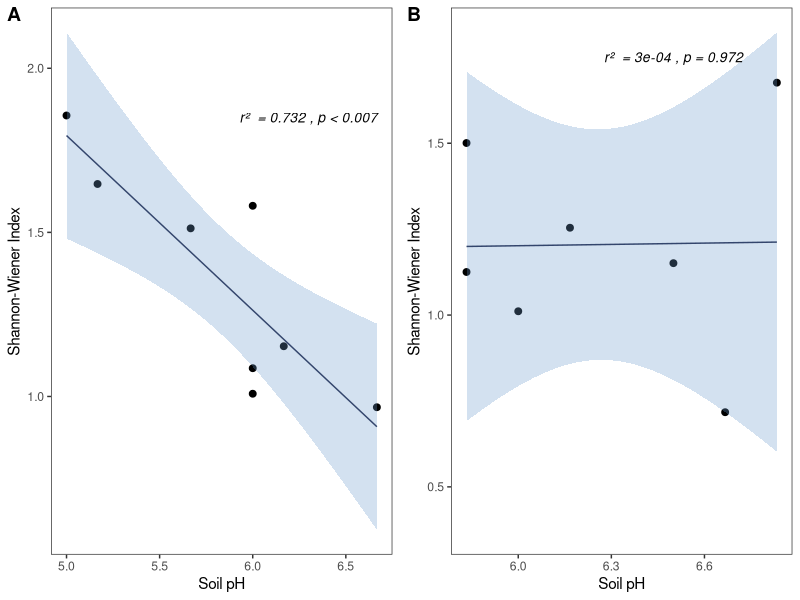
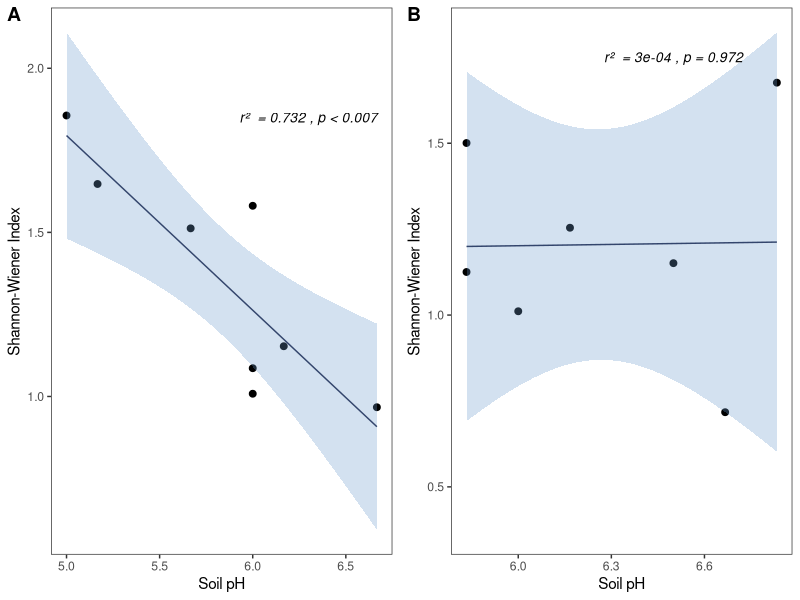

The R script that drew these images, in order: (Note: this script raises an error after producing the figures.)
## ======================================================================== ##
# Performing statistical analysis on cleaned data and generating figures for
# final paper.
#
# Date : March 20, 2025
# Persons most responsible : Zach Taylor
## ======================================================================== ##
library(tidyverse)
library(cowplot)
library(readr)
library(here)
library(lme4)
library(lmerTest)

holly_data <- read_csv(here::here("data", "holly_plot_stats.csv"))
ivy_data <- read_csv(here::here("data", "ivy_plot_stats.csv"))


##### ANALYSIS 1 : Soil pH and diversity #####
# Pearson correlation between mean site pH and site shannon diversity for noth 
# English Holly and English Ivy

holly_pearson <- cor.test(holly_data$pH_mean, holly_data$shannon_wiener_index, method = "pearson")
ivy_pearson <- cor.test(ivy_data$pH_mean, ivy_data$shannon_wiener_index, method = "pearson")

holly_ph_plot <- ggplot(holly_data, aes(x=pH_mean, y=shannon_wiener_index)) +
  geom_point(size = 2) +
  stat_smooth(method = "lm", col = "#33456c", linewidth = 0.5, fill = "#6c9ccd", alpha = 0.3) +
  theme_bw() + 
  annotate("text", x = 6.3, y = 1.85, fontface = 'italic', size = 3.5,
           label = paste("r²  =", round(holly_pearson$estimate**2, 3), ", p <",
                         round(holly_pearson$p.value, 3))) + 
  xlab("Soil pH") + 
  ylab("Shannon-Wiener Index") + 
  theme(
    panel.grid.major = element_blank(),
    panel.grid.minor = element_blank()
  )

ivy_ph_plot <- ggplot(ivy_data, aes(x=pH_mean, y=shannon_wiener_index)) +
  geom_point(size = 2) +
  stat_smooth(method = "lm", col = "#33456c", linewidth = 0.5, fill = "#6c9ccd", na.rm = T, alpha = 0.3) +
  theme_bw() + 
  annotate("text", x = 6.5, y = 1.75, fontface = 'italic', size = 3.5,
           label = paste("r²  =", round(ivy_pearson$estimate**2, 4), ", p =",
                         round(ivy_pearson$p.value, 3))) + 
  xlab("Soil pH") + 
  ylab("Shannon-Wiener Index") + 
  theme(
    panel.grid.major = element_blank(),
    panel.grid.minor = element_blank()
  )

diversity_ph_plots <- plot_grid(holly_ph_plot, ivy_ph_plot, labels = "AUTO")
ggsave(here::here("figures", "diversty_ph_correlation.png"))

diversity_ph_plots

##### ANALYSIS 2 : pH in invaded vs control sites #####
#   investigating how pH varies 
# between control and invaded sites for both English Holly and English Ivy

# might be better and simple to use ANOVA, gives a better p value but doesn't ]
# take into account repeated measurements in same plot. Is it important to
# take into account within plot variation

# convert pH data to long format
holly_data_long <- holly_data %>%
  pivot_longer(cols = starts_with("pH"), names_to = "pH_sample", values_to = "pH") %>%
  filter(pH_sample != "pH_mean") %>%
  mutate(distance = ifelse(pH_sample == "pH1", 0, ifelse(pH_sample == "pH2", 0.5, 1.5)),
         invasive_type = "holly")

ivy_data_long <- ivy_data %>%
  pivot_longer(cols = starts_with("pH"), names_to = "pH_sample", values_to = "pH") %>%
  filter(pH_sample != "pH_mean")  %>%
  mutate(distance = ifelse(pH_sample == "pH1", 0, ifelse(pH_sample == "pH2", 0.5, 1.5)),
         invasive_type = "ivy")

# testing correlation between distance from invasive species (pH sample number) and soil pH
holly_ph_dist <- cor.test(holly_data_long$distance, holly_data_long$pH)
ivy_ph_dist <- cor.test(ivy_data_long$distance, ivy_data_long$pH)

# linear mixed-effects models
model_simple <- lmer(pH ~ site_type + (1 | plot_id), data = holly_data_long)  # no distance
model_quad <- lmer(pH ~ site_type * (distance + I(distance^2)) + (1 | plot_id), data = holly_data) # interaction model, non-linear relationship between distance and pH  
model_full <- lmer(pH ~ site_type * distance + (1 | plot_id), data = holly_data_long)  # interaction model, linear relationship between distance and pH

model_forest <- lmer(pH ~ site_type * forest_type + (1 | plot_id), data = holly_data_long)

summary(model_simple)  # model summary

# random effects: residual variance (intra) is much higher than plot variance (inter) => site-level variation so
#  LME more appropriate than ANOVA

anova(model_simple, model_full)  # comparing model fits
qqline(resid(model)) # examine residuals (checking for normality) to check model assumptions

# plotting, bar chart

# combine data sets
data_long <- rbind(holly_data_long, ivy_data_long)

# grouped box plots by control and invaded for invasive species type
combined_ph_plot <- ggplot(data_long, aes(x = invasive_type, y = pH, fill = site_type)) +
  geom_boxplot(alpha = 0.7) +
  geom_jitter(width = 0.2, size = 2, alpha = 0.7) +
  # geom_point(size = 2, alpha = 0.7) +
  theme_bw() +
  ylim(min(data_long$pH, na.rm=T)-0.2, max(data_long$pH, na.rm=T)+0.2) +
  labs(x = "Invasive Species", y = "Soil pH", fill = "Site Type") +
  scale_fill_manual(values = c("control" = "#b1d9eb", "invaded" = "#47577a")) +
  scale_x_discrete(labels=c("Ilex aquifolium","Hedera helix")) +
  theme(
    panel.grid.major = element_blank(),
    panel.grid.minor = element_blank()
  )

ggsave(here::here("figures", "combined_ph_boxplot.png"))
combined_ph_plot

# subplot of individual box plots for each invasive species
holly_ph_boxplot <- ggplot(holly_data_long, aes(x = site_type, y = pH, fill = site_type)) +
  geom_boxplot(alpha = 0.6) +
  geom_jitter(width = 0.2, size = 2, alpha = 0.7) +
  theme_bw() +
  ylim(min(holly_data_long$pH, na.rm=T)-0.2, max(holly_data_long$pH, na.rm=T)+0.2) +
  labs(x = "Site Type", y = "Soil pH") +
  scale_fill_manual(values = c("control" = "#b1d9eb", "invaded" = "#47577a")) +
  theme(
    panel.grid.major = element_blank(),
    panel.grid.minor = element_blank(),
    legend.position = "none"
  )

ivy_ph_boxplot <- ggplot(ivy_data_long, aes(x = site_type, y = pH, fill = site_type)) +
  geom_boxplot(alpha = 0.7) +
  geom_jitter(width = 0.2, size = 2, alpha = 0.7) +
  theme_bw() +
  ylim(min(ivy_data_long$pH, na.rm=T)-0.2, max(ivy_data_long$pH, na.rm=T)+0.2) +
  labs(x = "Site Type", y = "Soil pH") +
  scale_fill_manual(values = c("control" = "#b1d9eb", "invaded" = "#47577a")) +
  theme(
    panel.grid.major = element_blank(),
    panel.grid.minor = element_blank(),
    legend.position = "none"
  )

ph_boxplots <- plot_grid(holly_ph_boxplot, ivy_ph_boxplot, labels = "AUTO")
ggsave(here::here("figures", "ph_boxplot_subplot.png"))
ph_boxplots


# box plot for pH differences in deciduous and coniferus forests
forest_ph_boxplot <- ggplot(data_long, aes(x = forest_type, y = pH_mean)) +
  geom_boxplot(alpha = 0.7) +
  geom_jitter(width = 0.2, size = 2, alpha = 0.7) +
  theme_bw() +
  ylim(min(data_long$pH, na.rm=T)-0.2, max(data_long$pH, na.rm=T)+0.2) +
  labs(x = "Forest Type", y = "Soil pH") +
  scale_fill_manual(values = c("Coniferus" = "#b1d9eb", "Deciduous" = "#47577a")) +
  theme(
    panel.grid.major = element_blank(),
    panel.grid.minor = element_blank(),
    legend.position = "none"
  )
